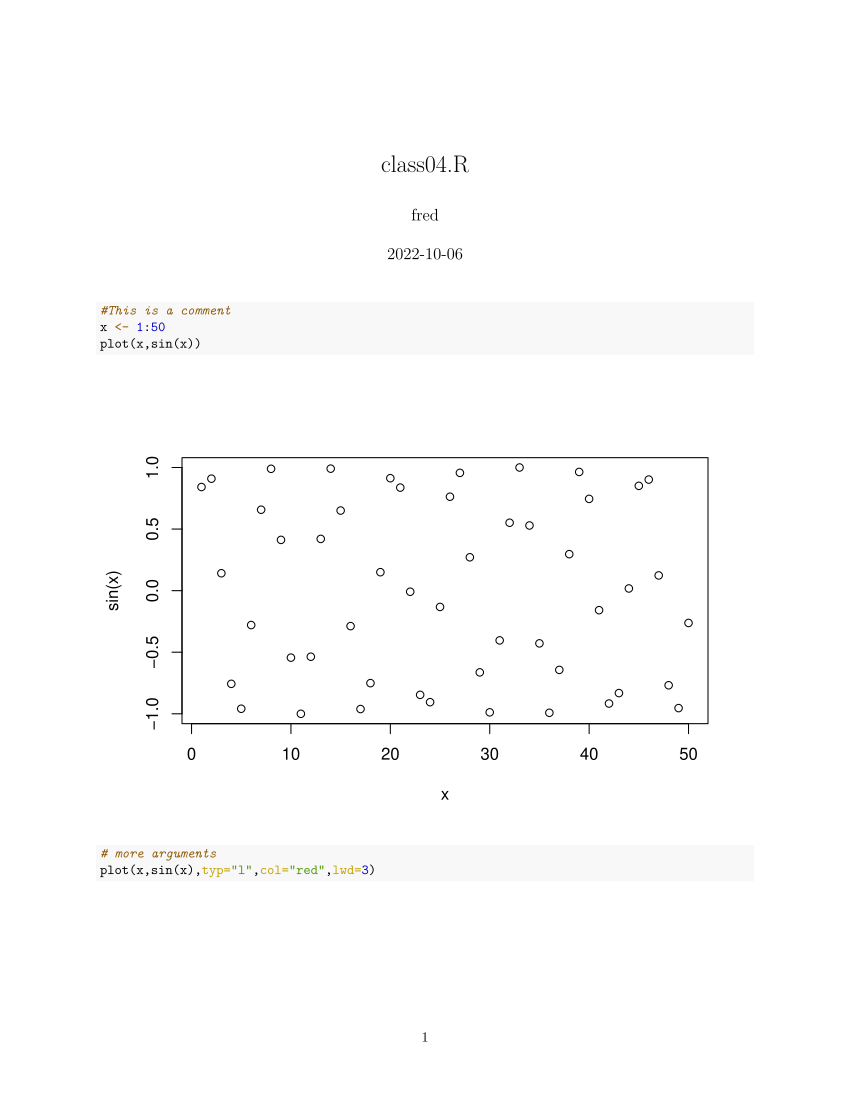

R code for this plot:
#This is a comment
x <- 1:50
plot(x,sin(x))

# more arguments 
plot(x,sin(x),typ="l",col="red",lwd=3)
